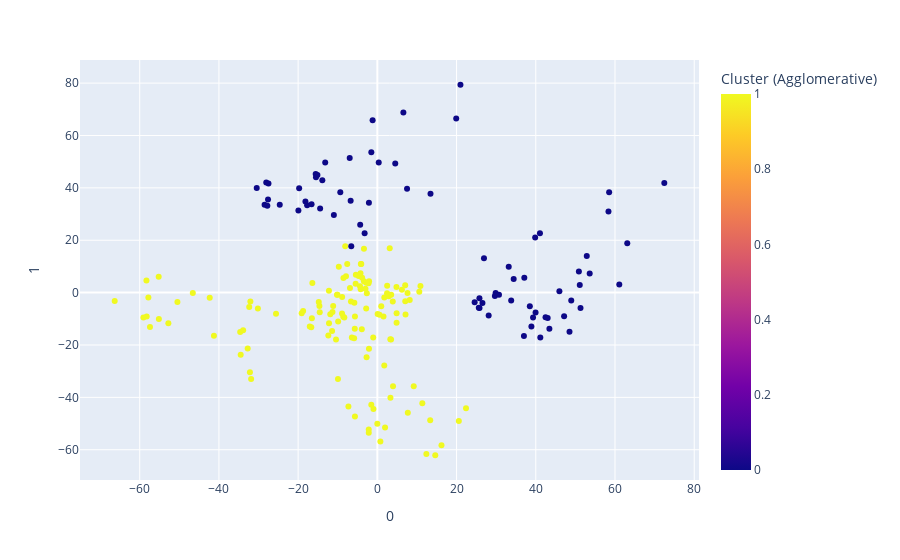

Notebook code cell kept with this figure:
### Code cell
plt.figure(figsize=(20,10))
fig = px.scatter(pd.concat([new_a_df, pca_df], axis = 1), 
                 x = 0, y = 1, color='Cluster (Agglomerative)', hover_data=['Gender', 'Age' , 'Annual Income (k$)' ,'Spending Score (1-100)'])
fig.show()

### Figure 1 — Plotly figure (JSON) as saved in the notebook; plotly's stock layout.template omitted (floating-point values rounded to 4 significant figures; data arrays with more than 128 entries replaced by an {"elided": "..."} marker saying what was removed)
{"data": [{"customdata": {"elided": "200x4 mixed values"}, "hovertemplate": "0=%{x}<br>1=%{y}<br>Gender=%{customdata[0]}<br>Age=%{customdata[1]}<br>Annual Income (k$)=%{customdata[2]}<br>Spending Score (1-100)=%{customdata[3]}<br>Cluster (Agglomerative)=%{marker.color}<extra></extra>", "legendgroup": "", "marker": {"color": {"elided": "200 int values"}, "coloraxis": "coloraxis", "symbol": "circle"}, "mode": "markers", "name": "", "orientation": "v", "showlegend": false, "type": "scatter", "x": {"elided": "200 float values"}, "xaxis": "x", "y": {"elided": "200 float values"}, "yaxis": "y"}], "layout": {"coloraxis": {"colorbar": {"title": {"text": "Cluster (Agglomerative)"}}, "colorscale": [[0, "#0d0887"], [0.1111, "#46039f"], [0.2222, "#7201a8"], [0.3333, "#9c179e"], [0.4444, "#bd3786"], [0.5556, "#d8576b"], [0.6667, "#ed7953"], [0.7778, "#fb9f3a"], [0.8889, "#fdca26"], [1, "#f0f921"]]}, "legend": {"tracegroupgap": 0}, "margin": {"t": 60}, "xaxis": {"anchor": "y", "domain": [0, 1], "title": {"text": "0"}}, "yaxis": {"anchor": "x", "domain": [0, 1], "title": {"text": "1"}}}}
